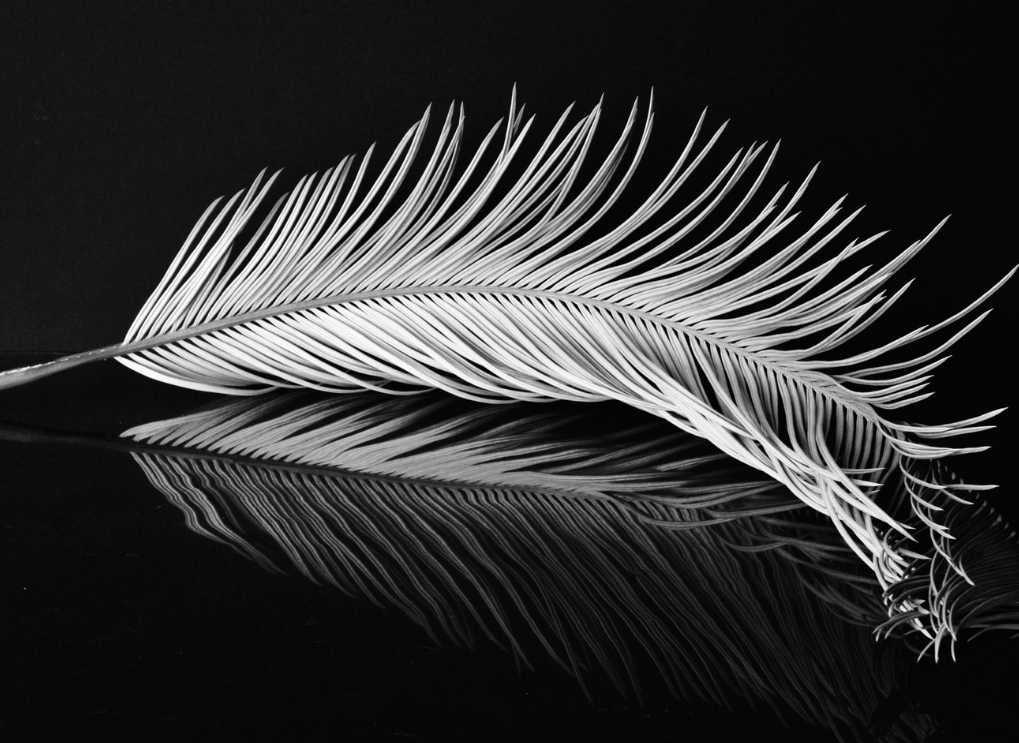
%> input picture img/47.png, 1019 x 743 px
$ octave SVDShow.m   (GNU Octave 9; MATLAB toolbox functions it lacks are replaced by stand-ins)
%> lines starting %> are read from the running program, lines starting %| are printed output that depends on the picture
close all;
clc;

img = imread(['47.png']);
%> img is the input picture: size 743x1019x3 uint8; min 0, max 255, mean 51.6

if size(img,3) == 3
    img = rgb2gray(img);
%> img: size 743x1019 uint8
end

a = im2double(img);

figure;
imshow(a);

[w, h] = size(img);
%> w = 743; h = 1019

[U,E,V] = svd(a);
Ei = E;
E2 = E;
% calculate score
sum = 0;
for i = 1:30
    sum = sum + E(i,i);
end
%> this loop made 30 passes
%> sum on passes 1 to 12: 246.7, 295.7, 338.4, 372.6, 401.4, 429.8, 457.6, 484, 509.6, 534.4, 558.9, 583

score = E(1, 1)/(sum);
%> score = 0.265
% E1 img
for i = 2:(min(w, h))
    Ei(i,i) = 0;
end
m1 = U*Ei*V';
m1 = mat2gray(m1);
figure;
imshow(m1);
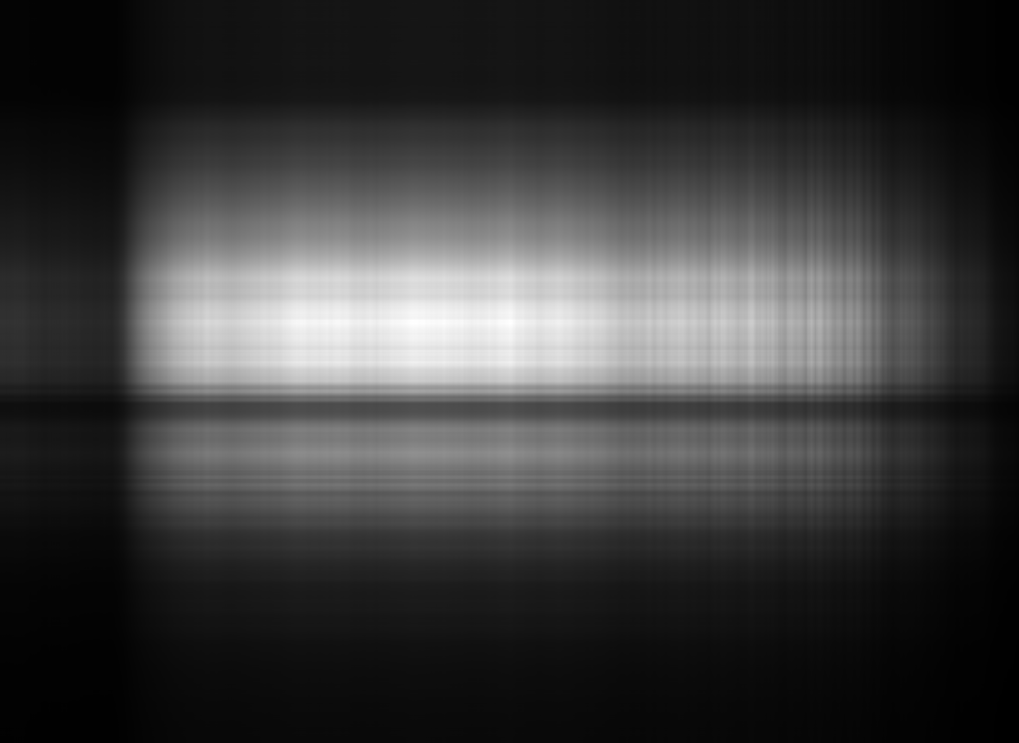
%> displayed picture: size 743x1019, on the screen's scale of 0 to 255; min 0, max 255, mean 59
imwrite(m1, 'm1.png');


m2 = a - m1;

m2 = mat2gray(m2);
figure;
imshow(m2);
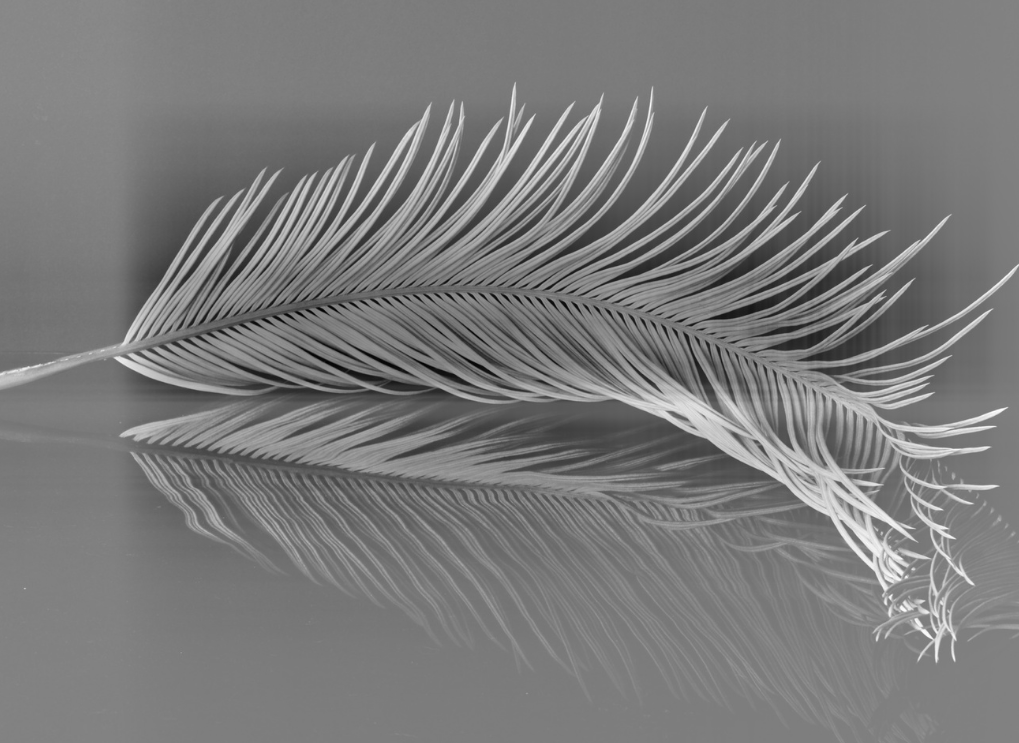
%> displayed picture: size 743x1019, on the screen's scale of 0 to 255; min 0, max 255, mean 122.3
imwrite(m2, 'm2.png');

$ run again, with img/10.png copied over img/47.png
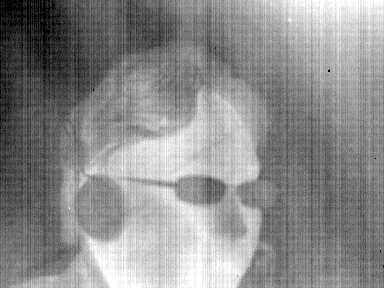
%> input picture img/10.png, 384 x 288 px
%> img is the input picture: size 288x384 uint8; min 0, max 255, mean 139.5
%> the loop `for i = 1:30` made 30 passes
%> sum on passes 1 to 8: 188.4, 230.3, 241.1, 250.4, 258.2, 265, 270.8, 275.2
%> score = 0.601
%> `imshow(m1);`:
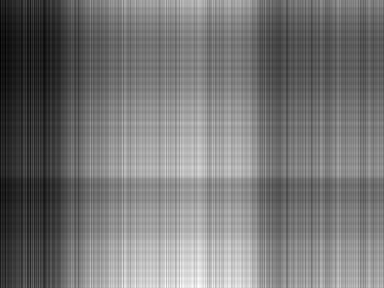
%> displayed picture: size 288x384, on the screen's scale of 0 to 255; min 0, max 255, mean 117.1
%> `imshow(m2);`:
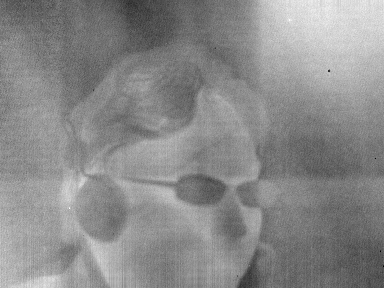
%> displayed picture: size 288x384, on the screen's scale of 0 to 255; min 0, max 255, mean 137.8

$ run again, with img/11.png copied over img/47.png
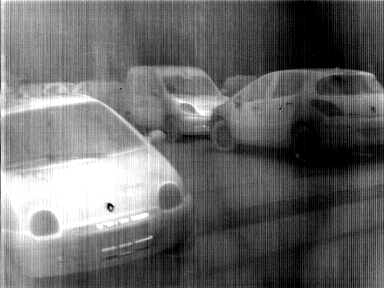
%> input picture img/11.png, 384 x 288 px
%> img is the input picture: size 288x384 uint8; min 0, max 255, mean 104.5
%> the loop `for i = 1:30` made 30 passes
%> sum on passes 1 to 8: 156.8, 182.9, 201.3, 213.8, 223.4, 230.8, 238, 244.2
%> score = 0.513
%> `imshow(m1);`:
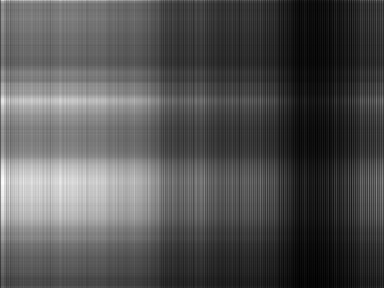
%> displayed picture: size 288x384, on the screen's scale of 0 to 255; min 0, max 255, mean 82.1
%> `imshow(m2);`:
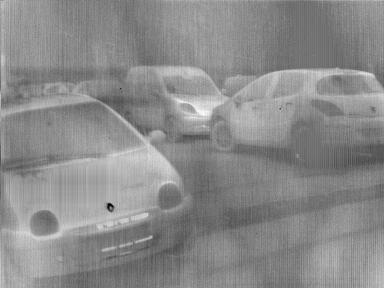
%> displayed picture: size 288x384, on the screen's scale of 0 to 255; min 0, max 255, mean 138.5

$ run again, with img/12.png copied over img/47.png
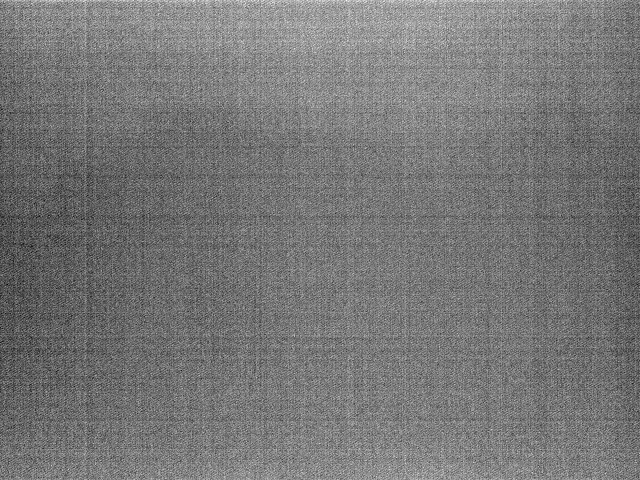
%> input picture img/12.png, 640 x 480 px
%> img is the input picture: size 480x640 uint8; min 0, max 252, mean 119
%> the loop `for i = 1:30` made 30 passes
%> sum on passes 1 to 8: 261.1, 272.9, 284.6, 290.5, 294.9, 298.5, 301.7, 304.8
%> score = 0.707
%> `imshow(m1);`:
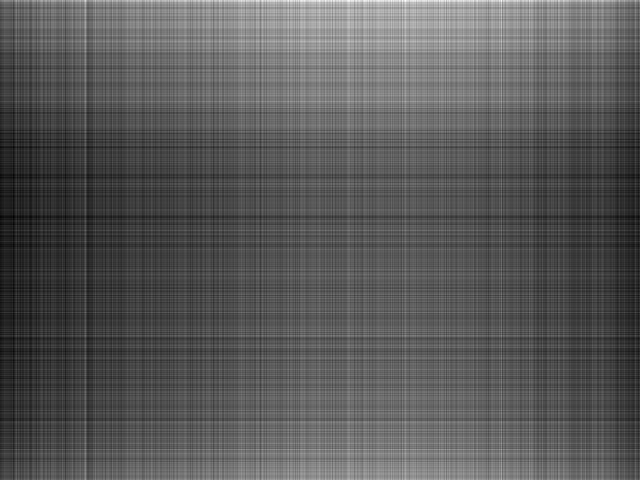
%> displayed picture: size 480x640, on the screen's scale of 0 to 255; min 0, max 255, mean 88.9
%> `imshow(m2);`:
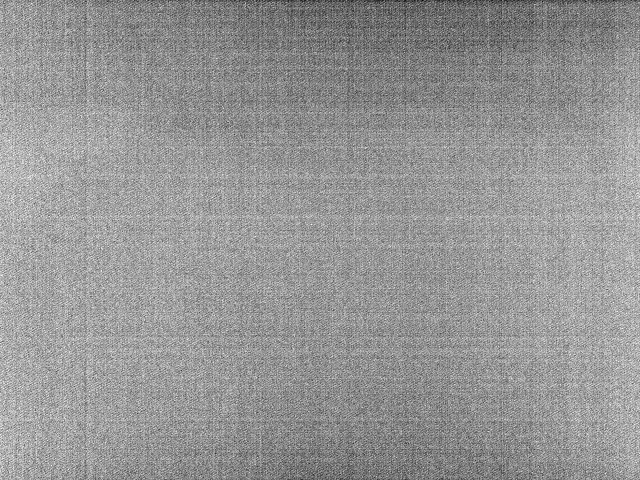
%> displayed picture: size 480x640, on the screen's scale of 0 to 255; min 0, max 255, mean 149.2
